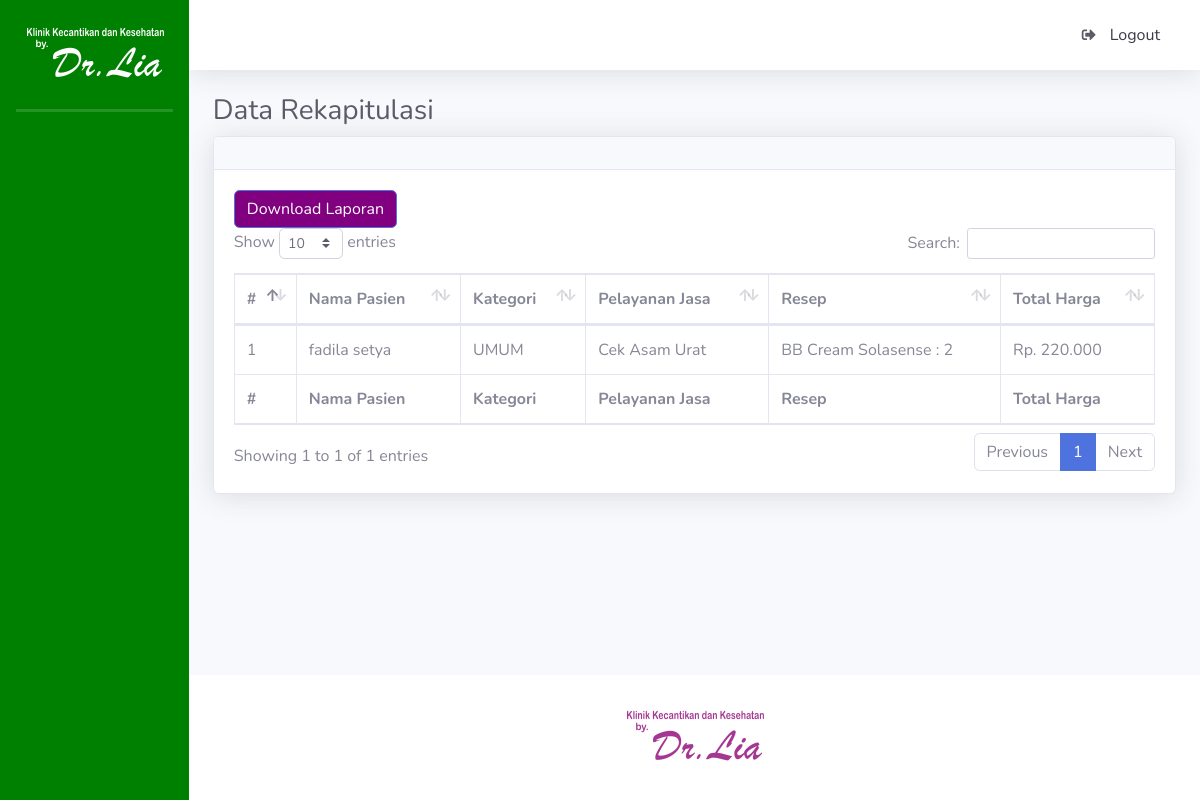
Page /index.php/rekapitulasi on the earlier database version.
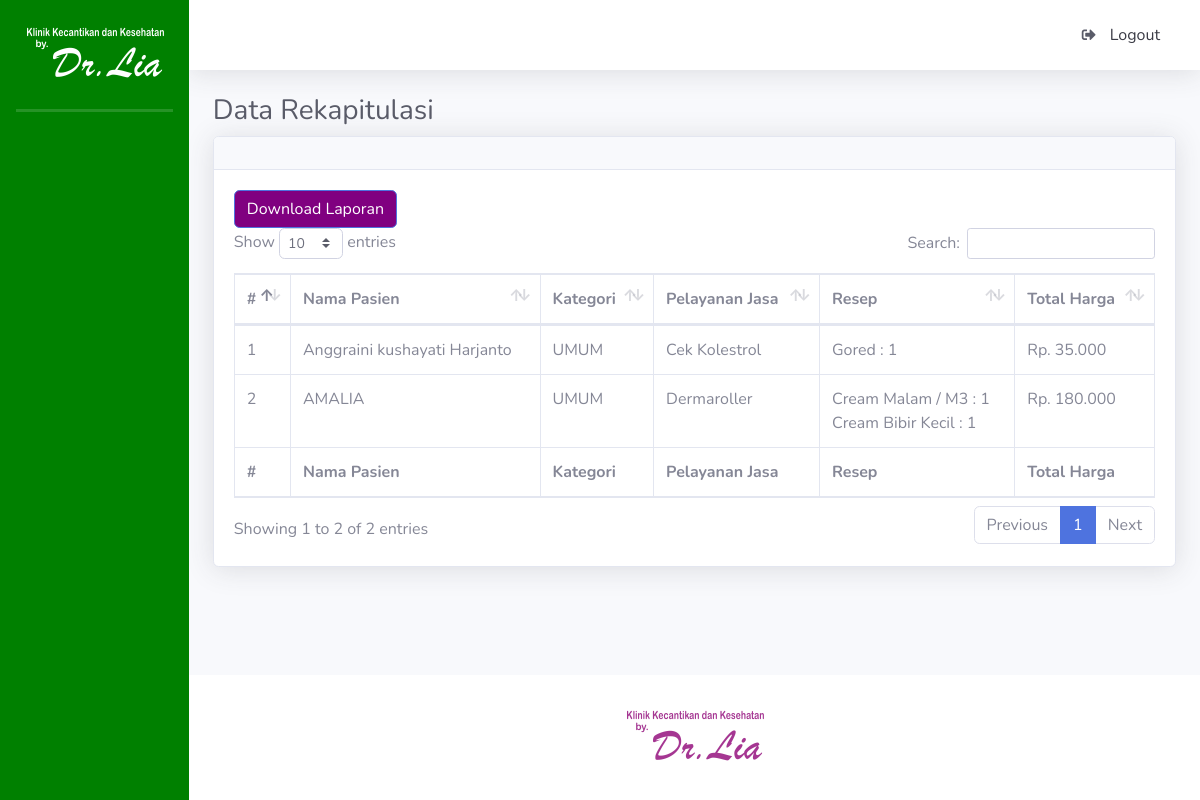
Same page on the later database version.
### tables this page shows
CREATE TABLE `tb_resep` (
  `id_resep` bigint(20) NOT NULL,
  `id_hasil` bigint(20) NOT NULL
);

CREATE TABLE `tb_pasien` (
  `id_pasien` bigint(20) NOT NULL,
  `nama_pasien` varchar(50) NOT NULL,
  `jenis_kelamin` enum('L','P') NOT NULL,
  `email_pasien` varchar(100) NOT NULL,
  `kontak_pasien` varchar(15) NOT NULL,
  `alamat_pasien` text NOT NULL,
  `tanggal_lahir` date NOT NULL,
  `golongan_darah` enum('A','B','O','AB') NOT NULL,
  `password_pasien` varchar(255) NOT NULL,
  `kode_verivikasi` varchar(6) NOT NULL,
  `qr_code` varchar(255) NOT NULL
);

CREATE TABLE `tb_layanan` (
  `id_layanan` bigint(20) NOT NULL,
  `nama_layanan` enum('UMUM','KECANTIKAN') NOT NULL
);

CREATE TABLE `tb_jasa_layanan` (
  `id_layanan` bigint(20) NOT NULL,
  `nama_jasa` varchar(100) NOT NULL,
  `harga` int(11) NOT NULL,
  `kategori` bigint(20) NOT NULL
);

CREATE TABLE `tb_detail_resep` (
  `id_detail_resep` bigint(20) NOT NULL,
  `id_resep` bigint(20) NOT NULL,
  `id_obat` bigint(20) NOT NULL,
  `jumlah` int(11) NOT NULL,
  `total` int(11) NOT NULL
);

CREATE TABLE `tb_obat` (
  `id_obat` bigint(20) NOT NULL,
  `nama_obat` varchar(30) NOT NULL,
  `kategori` enum('Obat','Krim') NOT NULL,
  `harga_obat` double NOT NULL,
  `keterangan_obat` text NOT NULL
);

### application/controllers/Rekapitulasi.php (called while the page is built, shortened)
<?php
class Rekapitulasi extends CI_Controller{
	public function index()
	{
		$this->db->join('tb_hasil', 'tb_hasil.id_hasil = tb_resep.id_hasil');
		$this->db->join('tb_jadwal', 'tb_jadwal.id_jadwal = tb_hasil.id_jadwal');
		$this->db->join('tb_jasa_layanan', 'tb_jasa_layanan.id_layanan = tb_hasil.id_jasa');
		$this->db->join('tb_pasien', 'tb_pasien.id_pasien = tb_jadwal.id_pasien');
		$this->db->join('tb_layanan', 'tb_layanan.id_layanan = tb_jadwal.id_layanan');
		$data['p_semuarekap'] = $this->db->get('tb_resep')->result();
		$this->load->view('rekapitulasi/rekapitulasi', $data);
	}
}

### index.php (called while the page is built, shortened)
<?php
require_once BASEPATH.'core/CodeIgniter.php';

### application/helpers/custom_helper.php (called while the page is built, shortened)
<?php
function get_rupiah($number) {
	return "Rp. " . number_format($number, 0, 2, '.');
}
?>

### application/views/rekapitulasi/rekapitulasi.php (the view, shortened to what this page needs)
<!DOCTYPE html>
<html lang="en">
<head>
  <link href="<?php echo base_url(); ?>tema/admin/vendor/fontawesome-free/css/all.min.css" rel="stylesheet" type="text/css">
   <link href="<?php echo base_url(); ?>tema/admin/css/sb-admin-2.min.css" rel="stylesheet">
  <link href="<?php echo base_url(); ?>tema/admin/vendor/datatables/dataTables.bootstrap4.min.css" rel="stylesheet">
  <link href="<?php echo base_url(); ?>tema/admin/vendor/datatables/dataTables.bootstrap4.min.css" rel="stylesheet">
</head>
<body id="page-top">
  <div id="wrapper">
    <div id="content-wrapper" class="d-flex flex-column">
      <div id="content">
        <div class="container-fluid">
          <h1 class="h3 mb-2 text-gray-800">Data Rekapitulasi</h1>
          <div class="card shadow mb-4">
            <div class="card-header py-3">
            </div>
            <div class="card-body">
              <a style="background-color: purple; "href="<?php echo base_url('index.php/rekapitulasi/print_waktu/'); ?>" class="btn btn-primary">
              Download Laporan</a>
              <div class="table-responsive">
                <table class="table table-bordered" id="dataTable" width="100%" cellspacing="0">
                  <thead>
                    <tr>
                     <th>#</th>
                     <th>Nama Pasien</th>
                     <th>Kategori</th>
                     <th>Pelayanan Jasa</th>
                     <th>Resep</th>
                     <th>Total Harga</th>
                    </tr>
                  </thead>
                  <tfoot>
                    <tr>
                     <th>#</th>
                     <th>Nama Pasien</th>
                     <th>Kategori</th>
                     <th>Pelayanan Jasa</th>
                     <th>Resep</th>
                     <th>Total Harga</th>
                    </tr>
                  </tfoot>
                  <tbody>
                   <?php if(count($p_semuarekap) > 0) { ?>
      <?php $no = 1; ?>
      <?php foreach ($p_semuarekap as $data) { ?>
        <?php $hargaJasa = $data->harga; $totalObat = 0; ?>
        <?php $this->db->join('tb_obat', 'tb_obat.id_obat = tb_detail_resep.id_obat'); $this->db->where('id_resep', $data->id_resep); $detail_resep = $this->db->get('tb_detail_resep')->result(); ?>
       <tr>
        <td><?php echo $no++; ?></td>
        <td><?php echo $data->nama_pasien; ?></td>
        <td><?php echo $data->nama_layanan; ?></td>
        <td><?php echo $data->nama_jasa; ?></td>
        <td><?php foreach ($detail_resep as $key) { ?>
          <?php $totalObat += $key->total;  ?>
          <?php echo $key->nama_obat." : ".$key->jumlah; ?>
          <br>
        <?php } $totalHarga = $hargaJasa + $totalObat; ?></td>
        <td><?php echo get_rupiah($totalHarga); ?></td>
      </tr>
      <?php } ?>
      <?php } else { ?>
      <tr>
        <td colspan="4">Tidak ada obat</td>
      </tr>
      <?php } ?>
                  </tbody>
                </table>
              </div>
            </div>
          </div>
        </div>
      </div>

Differences in the rows shown:
removed tb_resep: tb_pasien.nama_pasien "fadila setya", tb_layanan.nama_layanan "UMUM", tb_jasa_layanan.nama_jasa "Cek Asam Urat", tb_jasa_layanan.harga "Rp. 220.000"
removed tb_detail_resep: id_obat.nama_obat "BB Cream Solasense", jumlah "2", shown under "fadila setya"
added tb_resep: tb_pasien.nama_pasien "Anggraini kushayati Harjanto", tb_layanan.nama_layanan "UMUM", tb_jasa_layanan.nama_jasa "Cek Kolestrol", tb_jasa_layanan.harga "Rp. 35.000"
now on this page (row unchanged): tb_detail_resep: id_obat.nama_obat "Gored", jumlah "1", shown under "Anggraini kushayati Harjanto"
added tb_resep: tb_pasien.nama_pasien "AMALIA", tb_layanan.nama_layanan "UMUM", tb_jasa_layanan.nama_jasa "Dermaroller", tb_jasa_layanan.harga "Rp. 180.000"
now on this page (row unchanged): tb_detail_resep: id_obat.nama_obat "Cream Malam / M3", jumlah "1", shown under "AMALIA"
now on this page (row unchanged): tb_detail_resep: id_obat.nama_obat "Cream Bibir Kecil", jumlah "1", shown under "AMALIA"
Other differences:
text written by a page script: "Show entries Search: Showing 1 to 1 of 1 entries Previous 1 Next" → "Show entries Search: Showing 1 to 2 of 2 entries Previous 1 Next"
